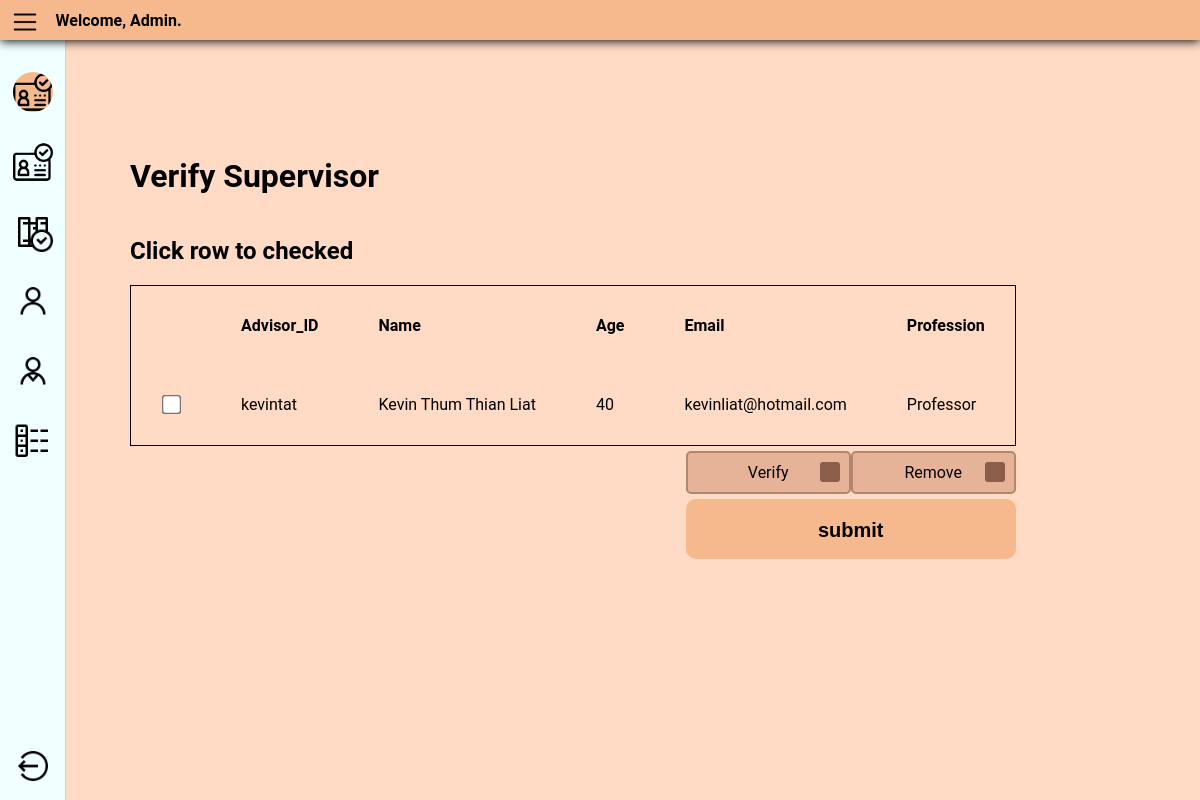
Screenshot of /admin/VerifyUser/verify_supervisor.php with the database file from the repository.
### tables this page shows
CREATE TABLE `Supervisor` (
  `SUPERVISOR_ID` varchar(10) NOT NULL,
  `NAME` varchar(90) DEFAULT NULL,
  `PASSWORD` varchar(70) NOT NULL,
  `AGE` decimal(10,0) DEFAULT NULL,
  `EMAIL` varchar(80) DEFAULT NULL,
  `PROFESSION` varchar(100) DEFAULT NULL,
  `ISVERIFIED` bit(1) DEFAULT NULL
);

### admin/VerifyUser/verify_supervisor.php (the view, shortened to what this page needs)
<?php
require('../../src/database.php');
?>
<!DOCTYPE html>
<html lang="en">
<head>
    <link rel="stylesheet" href="../admin.css" type="text/css">
    <link rel="stylesheet" href="../../supervisor/css/sidebar_header.css" type="text/css">
</head>
<body>
<header class="header">
    <img class="menu-icon" src="../../src/icon/menu_128px.png" alt="menu icon" title="Menu">
    <div class="welcome-msg">
        Welcome, Admin.
    </div>
</header>
<div class="container">
    <div class="sidebar">
        <div class="middle-sidebar">
            <ul class="sidebar-item-list">
                <li>
                    <a href="verify_supervisor.php"><img class="sidebar-item selected"
                                                         src="../../src/icon/verify_128px.png" alt="verify supervisor"
                                                         title="Verify Supervisor"></a>
                </li>
                <li>
                    <a href="verify_student.php"><img class="sidebar-item" src="../../src/icon/verify_128px.png"
                                                      alt="verify student" title="Verify Student"></a>
                </li>
                <li>
                    <a href="../adminProject/verify_project.php"><img class="sidebar-item"
                                                                      src="../../src/icon/verify_project_128px.png"
                                                                      alt="verify project"
                                                                      title="Verify Project"></a>
                </li>
                <li>
                    <a href="../ListUser/student_list/list_student.php"><img class="sidebar-item"
                                                                             src="../../src/icon/list_student_128px.png"
                                                                             alt="list student"
                                                                             title="List Student"></a>
                </li>
                <li>
                    <a href="../ListUser/supervisor_list/list_supervisor.php"><img class="sidebar-item"
                                                                                   src="../../src/icon/list_supervisor_128px.png"
                                                                                   alt="list supervisor"
                                                                                   title="List Supervisor"></a>
                </li>
                <li>
                    <a href="../adminProject/list_project.php"><img class="sidebar-item"
                                                                    src="../../src/icon/project_list_128px.png"
                                                                    alt="list project"
                                                                    title="List Project"></a>
                </li>
            </ul>
        </div>
        <div class="bottom-sidebar">
            <ul class="sidebar-item-list">
                <li>
                    <a href="../../src/logout.php"><img class="sidebar-item" src="../../src/icon/logout_128px.png"
                                                        alt="logout icon" title="Logout"></a>
                </li>
            </ul>
        </div>
    </div>
    <div class="content">
        <div class="verify-box">
            <h1>Verify Supervisor</h1>
            <h2>Click row to checked</h2>
            <form action="verifySupervisor_function.php" method="post">
                <table>
                    <tr>
                        <th></th>
                        <th>Advisor_ID</th>
                        <th>Name</th>
                        <th>Age</th>
                        <th>Email</th>
                        <th>Profession</th>
                    </tr>
                    <?php
                    $sql = "SELECT * from Supervisor where ISVERIFIED = 0";
                    $result = $con->query($sql);
                    if ($result->num_rows > 0) {
                        while ($row = $result->fetch_assoc()) {
                            echo '<tr onclick="selectRow(this)">
                        <td><input onclick="this.checked = !this.checked;" type="checkbox" name="supervisor[]" value="' . $row["SUPERVISOR_ID"] . '"></td>
                        <td>' . $row["SUPERVISOR_ID"] . '</td>
                        <td>' . $row["NAME"] . '</td>
                        <td>' . $row["AGE"] . '</td>
                        <td>' . $row["EMAIL"] . '</td>
                        <td>' . $row["PROFESSION"] . '</td>
                       </tr>';
                        }
                        echo "</table>";
                    } else
                        echo "0 result";
                    ?>
                <tfoot>
                <tr>
                    <td>
                        <div class="floated" style="text-align: center">
                            <div class="radioBtn">
                                <label for="verify">Verify</label>
                            </div>
                            <div class="radioBtn">
                                <label for="remove">Remove</label>
                            </div>
                        </div>
                    </td>
                    <div class="floated">
                        <input type="submit" name="submit" value="submit" class="submitBtn">
                    </div>
                </tr>
                </tfoot>
            </form>
        </div>
    </div>
</div>
</body>
</html>

### admin/admin.css (style rules this page uses)
:root { --bodyColour: #ffdac4; --containerColour: #f6b98e; }
body { background-color: var(--bodyColour); margin: 0; }
.sidebar { margin-right: 2rem; }
.verify-box { margin-top: 2rem; display: flex; flex-direction: column; padding-bottom: 2rem; padding-top: 2rem; margin-left: auto; margin-right: auto; }
.verify-box [type=submit] { background-color: var(--containerColour); color: black; height: 3em; margin-top: 0; width: 330px; border-style: none; font-weight: bold; font-size: 20px; border-radius: 10px; position: relative; padding: 20px; margin-left: 0; }
.submitBtn { transition-duration: 0.4s; border: 2px solid #b2866a; }
table { border-collapse: collapse; border: 1px solid; border-spacing: 10px; width: 100%; }
th, td { padding: 30px; text-align: left; }
.floated { display: flex; justify-content: flex-end; }
.radioBtn { position: relative; display: block; margin-top: 5px; margin-bottom: 5px; width: 165px; }
.radioBtn label { display: block; background: rgba(206, 136, 104, 0.48); color: black; border-radius: 5px; padding: 10px 40px; border: 2px solid #b2866a; cursor: pointer; }
.radioBtn label:after, .radioBtn label:before { content: ""; position: absolute; right: 11px; top: 11px; width: 20px; height: 20px; border-radius: 3px; background: #8a5e4a; }
.radioBtn label:before { background: transparent; transition: 0.1s width cubic-bezier(0.075, 0.82, 0.165, 1) 0s, 0.3s height cubic-bezier(0.075, 0.82, 0.165, 2) 0.1s; z-index: 2; overflow: hidden; background-repeat: no-repeat; background-size: 13px; background-position: center; width: 0; height: 0; }
input[type='checkbox'] { transform: scale(1.5); }

### supervisor/css/sidebar_header.css (style rules this page uses)
:root { --bodyColour: #ffdac4; --containerColour: #f6b98e; --DarkercontainerColour: #ff8834; --shadowColour: #b14b02; --headerHeight: 40px; }
body { font-family: "Roboto", Verdana, Arial, sans-serif; background-color: var(--bodyColour); margin: 0; }
.header { background-color: var(--containerColour); position: sticky; top: 0; display: flex; height: var(--headerHeight); box-shadow: 0 1px 10px black; align-items: center; z-index: 9999; }
.menu-icon { width: 30px; height: 30px; padding-top: 0.3em; padding-left: 0.6em; }
.sidebar { flex-shrink: 0; overflow: hidden; background-color: azure; width: 65px; border-right: 1px solid lightgrey; display: flex; flex-direction: column; position: sticky; height: calc(100vh - var(--headerHeight)); left: 0; top: var(--headerHeight); }
.middle-sidebar { width: 100%; flex-grow: 1; overflow-y: auto; overflow-x: hidden; margin: 1rem 0; }
.bottom-sidebar { width: 100%; }
.container { display: flex; }
.sidebar-item-list { list-style: none; display: flex; flex-direction: column; align-items: center; margin: 0; padding: 0; }
.sidebar-item { width: 40px; height: 40px; margin-top: 1rem; margin-bottom: 10px; }
.content { display: flex; margin: 2rem; }
.welcome-msg { display: inline; padding-left: 1rem; font-weight: bold; }
.sidebar-item.selected { background-color: var(--containerColour); border-radius: 100px; }

### rows the page displays
supervisor: SUPERVISOR_ID "kevintat", NAME "Kevin Thum Thian Liat", AGE "40", EMAIL "kevinliat@hotmail.com", PROFESSION "Professor"
